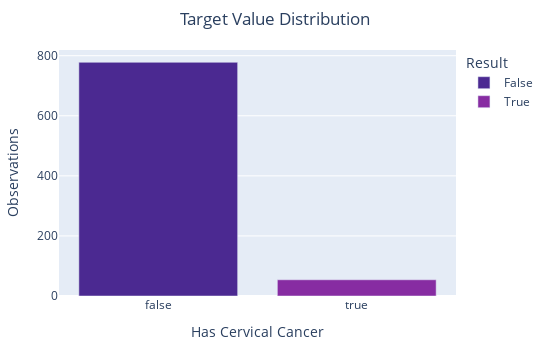

This figure's notebook cell:
### Markdown cell above
### Target value imbalance

### Code cell
targ_var = list(map(lambda x: x == 1, risk_factor_df["Biopsy"].unique()))

obs = [risk_factor_df["Biopsy"].value_counts()[0], risk_factor_df["Biopsy"].value_counts()[1]]


targ_fig = px.bar(x=targ_var, y=obs, color=targ_var,
        labels={
            "x": "Has Cervical Cancer",
            "y": "Observations",
            "color": "Result"
        },
        color_discrete_sequence=px.colors.sequential.Agsunset,
        title="Target Value Distribution",
        width=550, height= 350)
targ_fig.update_layout(
    margin=dict(l=50, r=50, t=50, b=50),
    title_x=0.5    
)

targ_fig.show()

### Figure 1 — Plotly figure (JSON) as saved in the notebook; plotly's stock layout.template omitted (floating-point values rounded to 4 significant figures)
{"data": [{"alignmentgroup": "True", "hovertemplate": "Result=False<br>Has Cervical Cancer=%{x}<br>Observations=%{y}<extra></extra>", "legendgroup": "False", "marker": {"color": "rgb(75, 41, 145)", "pattern": {"shape": ""}}, "name": "False", "offsetgroup": "False", "orientation": "v", "showlegend": true, "textposition": "auto", "type": "bar", "x": [false], "xaxis": "x", "y": [778], "yaxis": "y"}, {"alignmentgroup": "True", "hovertemplate": "Result=True<br>Has Cervical Cancer=%{x}<br>Observations=%{y}<extra></extra>", "legendgroup": "True", "marker": {"color": "rgb(135, 44, 162)", "pattern": {"shape": ""}}, "name": "True", "offsetgroup": "True", "orientation": "v", "showlegend": true, "textposition": "auto", "type": "bar", "x": [true], "xaxis": "x", "y": [54], "yaxis": "y"}], "layout": {"barmode": "relative", "height": 350, "legend": {"title": {"text": "Result"}, "tracegroupgap": 0}, "margin": {"b": 50, "l": 50, "r": 50, "t": 50}, "title": {"text": "Target Value Distribution", "x": 0.5}, "width": 550, "xaxis": {"anchor": "y", "domain": [0, 1], "title": {"text": "Has Cervical Cancer"}}, "yaxis": {"anchor": "x", "domain": [0, 1], "title": {"text": "Observations"}}}}
